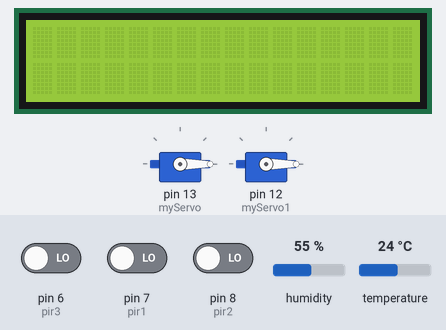
The sketch below on a simulated Arduino Uno, built with avr-gcc and run on an emulated ATmega328P. Parts: 16×2 character LCD, 2 × servo. Inputs (shaded band) come from the test bench; at power-on: pin 6 (pir3) LOW, humidity 55 %, temperature 24 °C, pin 7 (pir1) LOW, pin 8 (pir2) LOW. What the sketch prints to the serial monitor is not drawn.

Above: at 1.3 s.
1.4 s: pin 6 (pir3) driven HIGH
At 5.2 s:
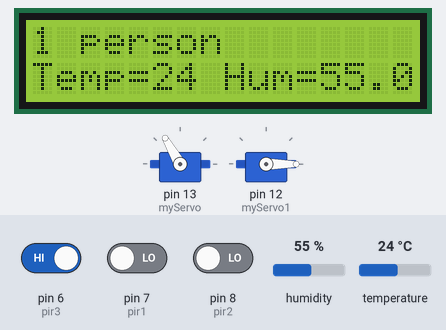
10.6 s: humidity set to 22 %
At 20.6 s:
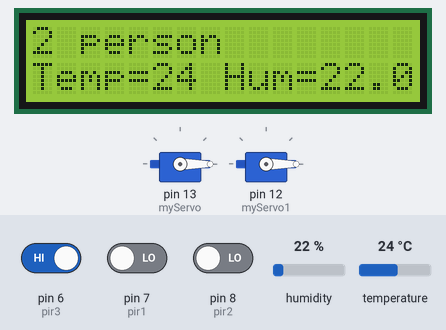
21.2 s: temperature set to 12 °C
At 27.3 s:
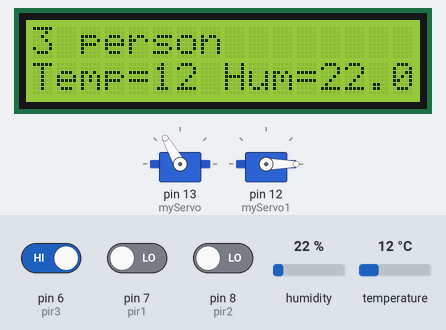
31.8 s: humidity set to 40 %
At 38.8 s:
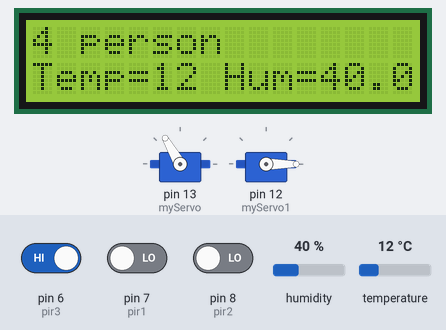
39.1 s: temperature set to 19 °C
At 49.3 s:
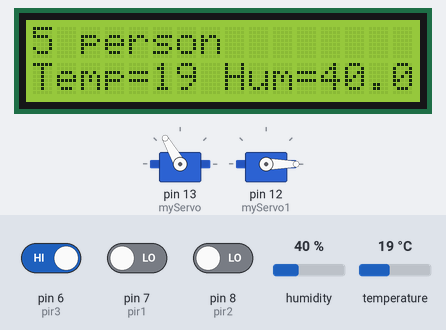
Timing chart, 0 to 55.3 s (numbered marks = the images above; inputs shaded):
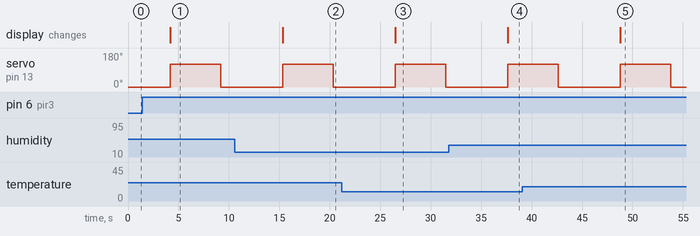

Measured:
- after the input at 1.4 s, servo on pin 13 (myServo): 0° → 120° after 2.8 s, → 0° 5.0 s later; the display: changes after 2.8 s (image 1)
- after the input at 10.6 s, the display: changes after 4.7 s (image 2)
- after the input at 21.2 s, the display: changes after 5.3 s (image 3)
- after the input at 31.8 s, the display: changes after 5.9 s (image 4)
- after the input at 39.1 s, the display: changes after 9.7 s (image 5)

The sketch:

pir.ino
```cpp
#include<Servo.h>
#include <Wire.h> // Library for I2C communication
#include <LiquidCrystal_I2C.h> // Library for LCD
#include <dht.h>

dht DHT;
#define DHT11_PIN 11
LiquidCrystal_I2C lcd = LiquidCrystal_I2C(0x27, 16, 2);
Servo myServo;
Servo myServo1;
//pir
int pir1=7;
int pir2=8;
int pir3=6;

//variables
int a=0;
int b=0;
  int d=0;
  int g=0;
  int h=0;
int f=0;
int n=0;
void setup()
{
  lcd.init();
  lcd.backlight();
  lcd.begin(16,2);
   myServo.attach(13);
   myServo1.attach(12);
    pinMode(pir1, INPUT);
  pinMode(pir2, INPUT);
  pinMode(pir3, INPUT);
  myServo.write(0);
  myServo1.write(0);
  Serial.begin(9600);

}

void loop()
{
  int chk = DHT.read11(DHT11_PIN);
  delay(3000);
  h=0;
  f=digitalRead(pir1);
  g=digitalRead(pir2);
 d=digitalRead(pir3);
 delay(1000);
  lcd.setCursor(0, 1);
 lcd.print("Temp=");
 lcd.setCursor(5, 1);
   lcd.print(DHT.temperature);
   lcd.setCursor(7, 1);
  lcd.print(" Hum=");
  lcd.setCursor(12, 1);
  lcd.print(DHT.humidity);
if(d==1)
{
 f=0;

}
 else if(f==1)
{
 d=0;
 }
  if(n==0)
{

 Serial.println("0 Person");
   lcd.setCursor(0, 0); // Set the cursor on the first column and first row.
  lcd.print("0 person"); // Print the string "Hello World!"

 a=1;
 b=0;
}
if((d==1)&&(n==0))
{

 Serial.println("1 Person");
lcd.setCursor(0, 0); // Set the cursor on the first column and first row.
  lcd.print("1 person"); // Print the string "Hello World!"

  myServo.write(120);
  delay(5000);
  myServo.write(0);
  delay(2000);
n=1;

 goto out;


}
 else if((d==1)&&(n==1))
{
  Serial.println("2 Person");
  lcd.setCursor(0, 0); // Set the cursor on the first column and first row.
  lcd.print("2 person"); // Print the string "Hello World!"

  myServo.write(120);
  delay(5000);
  myServo.write(0);
  delay(2000);
n=2;

 goto out;
}
else if((d==1)&&(n==2))
{


 Serial.println("3 Person");
 lcd.setCursor(0, 0); // Set the cursor on the first column and first row.
  lcd.print("3 person"); // Print the string "Hello World!"

myServo.write(120);
  delay(5000);
  myServo.write(0);
  delay(2000);
 n=3;

 goto out;
}
 else if((d==1)&&(n==3))
{

  Serial.println("4 Person");
  lcd.setCursor(0, 0); // Set the cursor on the first column and first row.
  lcd.print("4 person"); // Print the string "Hello World!"

myServo.write(120);
  delay(5000);
  myServo.write(0);
  delay(2000);
n=4;

 goto out;
}
 else if((d==1)&&(n==4))
{
  Serial.println("5 Person");
  lcd.setCursor(0, 0); // Set the cursor on the first column and first row.
  lcd.print("5 person"); // Print the string "Hello World!"

  myServo.write(120);
  delay(5000);
  myServo.write(0);
  delay(2000);
n=5;

 goto out;
}
else if((d==1)&&(n==5))
{

 Serial.println("Full Capacity");
 lcd.clear();
lcd.setCursor(0, 0); // Set the cursor on the first column and first row.
  lcd.print("Full Capacity"); // Print the string "Hello World!"


 delay(1000);
}
 else if((f==1)&&(n==5))
{
   lcd.clear();
  Serial.println("4 Person");
  lcd.setCursor(0, 0); // Set the cursor on the first column and first row.
  lcd.print("4 person"); // Print the string "Hello World!"

  myServo1.write(120);
  delay(5000);
  myServo1.write(0);
  delay(2000);
n=4;

 goto out;
}
 else if((f==1)&&(n==4))
{

  Serial.println("3 Person");
  lcd.setCursor(0, 0); // Set the cursor on the first column and first row.
  lcd.print("3 person"); // Print the string "Hello World!"

 myServo1.write(120);
  delay(5000);
  myServo1.write(0);
  delay(2000);
 n=3;

 goto out;;
}
else if((f==1)&&(n==3))
{

  Serial.println("2 Person");
  lcd.setCursor(0, 0); // Set the cursor on the first column and first row.
  lcd.print("2 person"); // Print the string "Hello World!"

   myServo1.write(120);
  delay(5000);
  myServo1.write(0);
  delay(2000);
n=2;

 goto out;
}
 else if((f==1)&&(n==2))
{

  Serial.println("1 Person");
  lcd.setCursor(0, 0); // Set the cursor on the first column and first row.
  lcd.print("1 person"); // Print the string "Hello World!"

   myServo1.write(120);
  delay(5000);
  myServo1.write(0);
  delay(2000);
n=1;

 goto out;
}
 else if((f==1)&&(n==1))
{

 Serial.println("0 Person");
 lcd.setCursor(0, 0); // Set the cursor on the first column and first row.
  lcd.print("0 person"); // Print the string "Hello World!"

 myServo1.write(120);
  delay(5000);
  myServo1.write(0);
  delay(2000);
n=0;
 delay(1000);
 goto out;
}
else if((f==1)&&(n==0))
{
delay(1000);
}
out:
delay(100);
}
```
